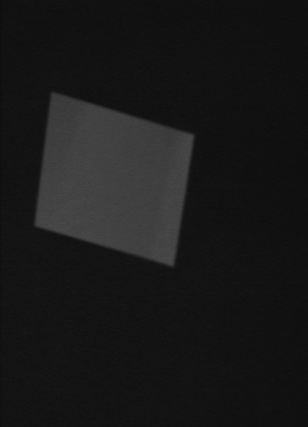
#> input picture multimedia/exo3/image.jpg, 308 x 427 px
$ python main.py
#> lines starting #> are read from the running program, lines starting #| are printed output that depends on the picture
import cv2
import numpy as np
import matplotlib.pyplot as plt

# Read the image
image = cv2.imread('image.jpg')
#> image is the input picture: shape (427, 308, 3); min 12, max 74, mean 25

gray_image = cv2.cvtColor(image, cv2.COLOR_BGR2GRAY)


pixel_values = gray_image.ravel()
plt.hist(pixel_values, bins=256, range=(0, 256), density=True, color='gray', alpha=0.7)

x = np.linspace(0, 255, 256)

s = 2
m1 =15

g1 = 1 * np.exp(-(x-m1)**2/(2*s**2))

plt.plot(x, g1, label='gauss', color='blue')
plt.title('Histogram')
plt.xlabel('Valeur')
plt.ylabel('Pixel')

plt.savefig('diag.png')
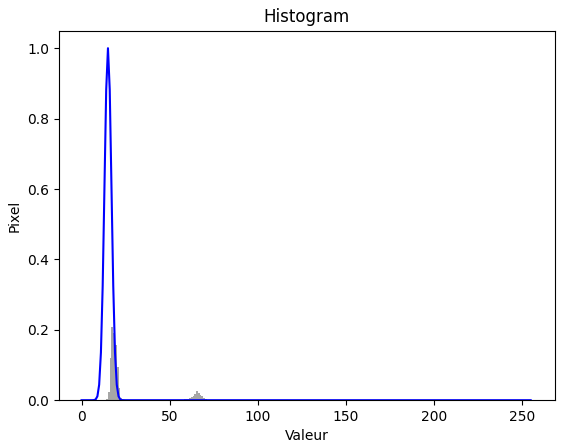
#> figure drawn by matplotlib, 1 panel; tallest bar 0.208 high, from x = 17 to 18; curve peaks at x = 15, y = 1
